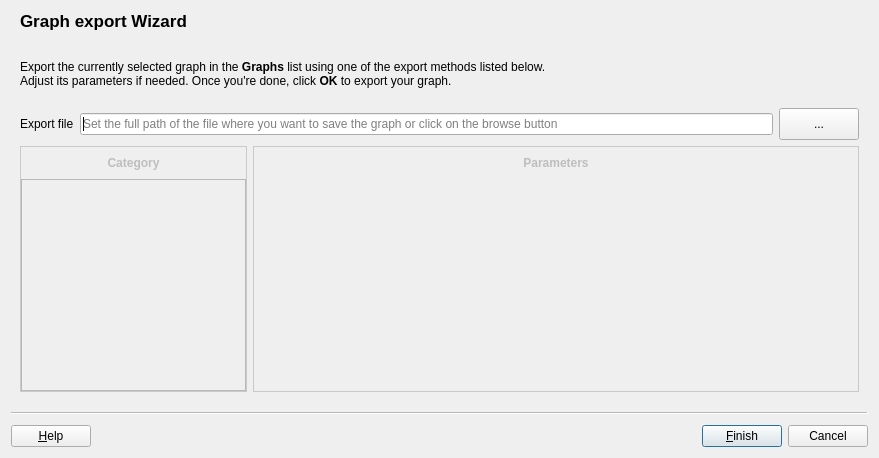
<?xml version="1.0" encoding="UTF-8"?>
<ui version="4.0">
 <class>ExportWizard</class>
 <widget class="QWizard" name="ExportWizard">
  <property name="geometry">
   <rect>
    <x>0</x>
    <y>0</y>
    <width>879</width>
    <height>458</height>
   </rect>
  </property>
  <property name="windowTitle">
   <string>Export</string>
  </property>
  <property name="windowIcon">
   <iconset>
    <normaloff>:/tulip/gui/icons/logo32x32.png</normaloff>:/tulip/gui/icons/logo32x32.png</iconset>
  </property>
  <property name="modal">
   <bool>true</bool>
  </property>
  <property name="options">
   <set>QWizard::ExtendedWatermarkPixmap|QWizard::HaveFinishButtonOnEarlyPages|QWizard::HaveHelpButton|QWizard::NoBackButtonOnStartPage</set>
  </property>
  <property name="titleFormat">
   <enum>Qt::RichText</enum>
  </property>
  <property name="subTitleFormat">
   <enum>Qt::RichText</enum>
  </property>
  <widget class="QWizardPage" name="choosePluginPage">
   <property name="title">
    <string>&lt;img src=&quot;:/tulip/gui/icons/64/document-export.png&quot; width=32 height=32/&gt; Graph export Wizard</string>
   </property>
   <attribute name="pageId">
    <string notr="true">0</string>
   </attribute>
   <layout class="QVBoxLayout" name="verticalLayout_3">
    <item>
     <widget class="QLabel" name="label">
      <property name="text">
       <string>&lt;br/&gt;Export the currently selected graph in the &lt;b&gt;Graphs&lt;/b&gt; list using one of the export methods listed below.&lt;br/&gt;Adjust its parameters if needed. Once you're done, click &lt;b&gt;OK&lt;/b&gt; to export your graph.&lt;br/&gt;&lt;/p&gt;&lt;/body&gt;&lt;/html&gt;</string>
      </property>
      <property name="wordWrap">
       <bool>true</bool>
      </property>
     </widget>
    </item>
    <item>
     <layout class="QHBoxLayout" name="horizontalLayout_2">
      <item>
       <widget class="QLabel" name="exportFileLabel">
        <property name="text">
         <string>Export file</string>
        </property>
       </widget>
      </item>
      <item>
       <widget class="ClearableLineEdit" name="pathEdit">
        <property name="toolTip">
         <string>Set the full path of the file where you want to save the graph or click on the browse button</string>
        </property>
        <property name="placeholderText">
         <string>Set the full path of the file where you want to save the graph or click on the browse button</string>
        </property>
       </widget>
      </item>
      <item>
       <widget class="QPushButton" name="browseButton">
        <property name="minimumSize">
         <size>
          <width>32</width>
          <height>32</height>
         </size>
        </property>
        <property name="toolTip">
         <string>Browse to select the export file location</string>
        </property>
        <property name="text">
         <string>...</string>
        </property>
       </widget>
      </item>
     </layout>
    </item>
    <item>
     <widget class="QFrame" name="algFrame">
      <property name="enabled">
       <bool>false</bool>
      </property>
      <property name="styleSheet">
       <string notr="true">
#categoryFrame, #parametersFrame {
border: 1px solid #C9C9C9;
}

#categoryLabel, #parametersLabel {
background-color: qlineargradient(spread:pad, x1:0, y1:0, x2:0, y2:1,
stop:1 rgba(0,0,0,0),
stop:0 #F0F0F0);
border: 0px;
}</string>
      </property>
      <layout class="QHBoxLayout" name="horizontalLayout">
       <property name="leftMargin">
        <number>0</number>
       </property>
       <property name="topMargin">
        <number>0</number>
       </property>
       <property name="rightMargin">
        <number>0</number>
       </property>
       <property name="bottomMargin">
        <number>0</number>
       </property>
       <item>
        <widget class="QFrame" name="categoryFrame">
         <property name="sizePolicy">
          <sizepolicy hsizetype="Preferred" vsizetype="Preferred">
           <horstretch>30</horstretch>
           <verstretch>0</verstretch>
          </sizepolicy>
         </property>
         <layout class="QVBoxLayout" name="leftLayout">
          <property name="spacing">
           <number>0</number>
          </property>
          <property name="leftMargin">
           <number>0</number>
          </property>
          <property name="topMargin">
           <number>0</number>
          </property>
          <property name="rightMargin">
           <number>0</number>
          </property>
          <property name="bottomMargin">
           <number>0</number>
          </property>
          <item>
           <widget class="QLabel" name="categoryLabel">
            <property name="minimumSize">
             <size>
              <width>0</width>
              <height>32</height>
             </size>
            </property>
            <property name="text">
             <string>&lt;b&gt;Category&lt;/b&gt;</string>
            </property>
            <property name="alignment">
             <set>Qt::AlignCenter</set>
            </property>
           </widget>
          </item>
          <item>
           <widget class="QTreeView" name="exportModules">
            <property name="styleSheet">
             <string notr="true">QTreeView:enabled { color: black; }

 QTreeView::branch {
         border-image: url(none.png) 0;
 }

 QTreeView::branch:has-children:!has-siblings:closed,
 QTreeView::branch:closed:has-children:has-siblings {
         border-image: none;
         image: url(:/tulip/gui/ui/right_arrow-black.png);
 }

 QTreeView::branch:open:has-children:!has-siblings,
 QTreeView::branch:open:has-children:has-siblings  {
         border-image: none;
         image: url(:/tulip/gui/ui/down_arrow-black.png);
 }</string>
            </property>
            <property name="frameShadow">
             <enum>QFrame::Plain</enum>
            </property>
            <property name="lineWidth">
             <number>0</number>
            </property>
            <property name="headerHidden">
             <bool>true</bool>
            </property>
           </widget>
          </item>
         </layout>
        </widget>
       </item>
       <item>
        <widget class="QFrame" name="rightFrame">
         <property name="sizePolicy">
          <sizepolicy hsizetype="Preferred" vsizetype="Preferred">
           <horstretch>80</horstretch>
           <verstretch>0</verstretch>
          </sizepolicy>
         </property>
         <property name="frameShape">
          <enum>QFrame::NoFrame</enum>
         </property>
         <property name="frameShadow">
          <enum>QFrame::Raised</enum>
         </property>
         <layout class="QVBoxLayout" name="verticalLayout">
          <property name="leftMargin">
           <number>0</number>
          </property>
          <property name="topMargin">
           <number>0</number>
          </property>
          <property name="rightMargin">
           <number>0</number>
          </property>
          <property name="bottomMargin">
           <number>0</number>
          </property>
          <item>
           <widget class="QSplitter" name="splitter">
            <property name="orientation">
             <enum>Qt::Vertical</enum>
            </property>
            <property name="handleWidth">
             <number>1</number>
            </property>
            <property name="childrenCollapsible">
             <bool>false</bool>
            </property>
            <widget class="QFrame" name="parametersFrame">
             <layout class="QVBoxLayout" name="rLayout2">
              <property name="spacing">
               <number>0</number>
              </property>
              <property name="leftMargin">
               <number>0</number>
              </property>
              <property name="topMargin">
               <number>0</number>
              </property>
              <property name="rightMargin">
               <number>0</number>
              </property>
              <property name="bottomMargin">
               <number>0</number>
              </property>
              <item>
               <widget class="QLabel" name="parametersLabel">
                <property name="minimumSize">
                 <size>
                  <width>0</width>
                  <height>32</height>
                 </size>
                </property>
                <property name="text">
                 <string>&lt;b&gt;Parameters&lt;b&gt;</string>
                </property>
                <property name="alignment">
                 <set>Qt::AlignCenter</set>
                </property>
               </widget>
              </item>
              <item>
               <widget class="QTableView" name="parameters">
                <property name="frameShape">
                 <enum>QFrame::NoFrame</enum>
                </property>
                <property name="editTriggers">
                 <set>QAbstractItemView::AllEditTriggers</set>
                </property>
                <property name="selectionMode">
                 <enum>QAbstractItemView::SingleSelection</enum>
                </property>
               </widget>
              </item>
             </layout>
            </widget>
           </widget>
          </item>
         </layout>
        </widget>
       </item>
      </layout>
     </widget>
    </item>
   </layout>
  </widget>
 </widget>
 <customwidgets>
  <customwidget>
   <class>ClearableLineEdit</class>
   <extends>QLineEdit</extends>
   <header location="global">tulip/ClearableLineEdit.h</header>
  </customwidget>
 </customwidgets>
 <resources/>
 <connections>
  <connection>
   <sender>ExportWizard</sender>
   <signal>currentIdChanged(int)</signal>
   <receiver>ExportWizard</receiver>
   <slot>updateFinishButton()</slot>
   <hints>
    <hint type="sourcelabel">
     <x>439</x>
     <y>228</y>
    </hint>
    <hint type="destinationlabel">
     <x>439</x>
     <y>228</y>
    </hint>
   </hints>
  </connection>
  <connection>
   <sender>browseButton</sender>
   <signal>clicked()</signal>
   <receiver>ExportWizard</receiver>
   <slot>browseButtonClicked()</slot>
   <hints>
    <hint type="sourcelabel">
     <x>847</x>
     <y>131</y>
    </hint>
    <hint type="destinationlabel">
     <x>439</x>
     <y>228</y>
    </hint>
   </hints>
  </connection>
  <connection>
   <sender>pathEdit</sender>
   <signal>textChanged(QString)</signal>
   <receiver>ExportWizard</receiver>
   <slot>pathChanged(QString)</slot>
   <hints>
    <hint type="sourcelabel">
     <x>418</x>
     <y>131</y>
    </hint>
    <hint type="destinationlabel">
     <x>439</x>
     <y>228</y>
    </hint>
   </hints>
  </connection>
 </connections>
 <slots>
  <slot>groupSelected(QString)</slot>
  <slot>algorithmSelected(QString)</slot>
  <slot>updateFinishButton()</slot>
  <slot>pathChanged(QString)</slot>
  <slot>browseButtonClicked()</slot>
 </slots>
</ui>
